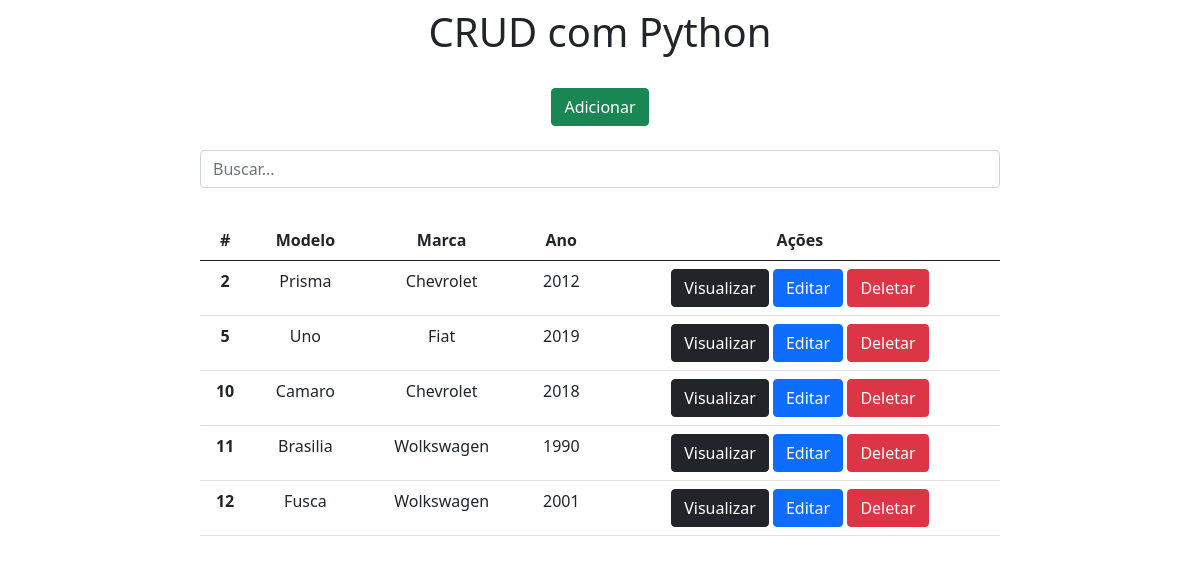
The page / on the database its author committed.
### app/models.py (models this page shows)
class Carros(models.Model):
    modelo = models.CharField(max_length=150)
    marca = models.CharField(max_length=100)
    ano = models.IntegerField()

### app/views.py (the view)
# urls.py: 2. Add a URL to urlpatterns:  path('', views.home, name='home')
def home(request):
    data = {}
    search = request.GET.get('search')
    if search:
        data['db'] = Carros.objects.filter(modelo__icontains=search)
    else:
        data['db'] = Carros.objects.all()
    return render(request, 'index.html', data)

### app/templates/index.html (shortened to what this page needs)
<!DOCTYPE html>
<html lang="pt-br">
<head>
    <link href="https://cdn.jsdelivr.net/npm/bootstrap@5.0.1/dist/css/bootstrap.min.css" rel="stylesheet">
</head>
<body>
    <div class="col-8 m-auto pt-2 pb-2 text-center">
        <h1>CRUD com Python</h1>
    </div>
    <div class="col-8 m-auto pt-3 pb-2 text-center">
        <a href="/form" class="btn btn-success">Adicionar</a>
    </div>
    <div class="col-8 m-auto pt-3 pb-2 text-center">
        <form method="get">
            <input type="text" id="search" name="search" class="form-control" placeholder="Buscar...">
        </form>
    </div>
    <div class="col-8 m-auto pt-4 pb-2 text-center">
        <table class="table">
            <thead class="thead-dark">
                <tr>
                    <th scope="col">#</th>
                    <th scope="col">Modelo</th>
                    <th scope="col">Marca</th>
                    <th scope="col">Ano</th>
                    <th scope="col">Ações</th>
                </tr>
            </thead>
            <tbody>
            {% for dbs in db %}
                <tr>
                    <th>{{dbs.id}}</th>
                    <td>{{dbs.modelo}}</td>
                    <td>{{dbs.marca}}</td>
                    <td>{{dbs.ano}}</td>
                    <td>
                        <a href="/view/{{dbs.id}}/" class="btn btn-dark">Visualizar</a>
                        <a href="/edit/{{dbs.id}}" class="btn btn-primary">Editar</a>
                        <a href="/delete/{{dbs.id}}" class="btn btn-danger btnDel">Deletar</a>
                    </td>
                </tr>
            {% endfor %}
            </tbody>
        </table>
    </div>
    {% load static %}
</body>
</html>

### rows shown on the page
Carros: id "2", modelo "Prisma", marca "Chevrolet", ano "2012"
Carros: id "5", modelo "Uno", marca "Fiat", ano "2019"
Carros: id "10", modelo "Camaro", marca "Chevrolet", ano "2018"
Carros: id "11", modelo "Brasilia", marca "Wolkswagen", ano "1990"
Carros: id "12", modelo "Fusca", marca "Wolkswagen", ano "2001"
